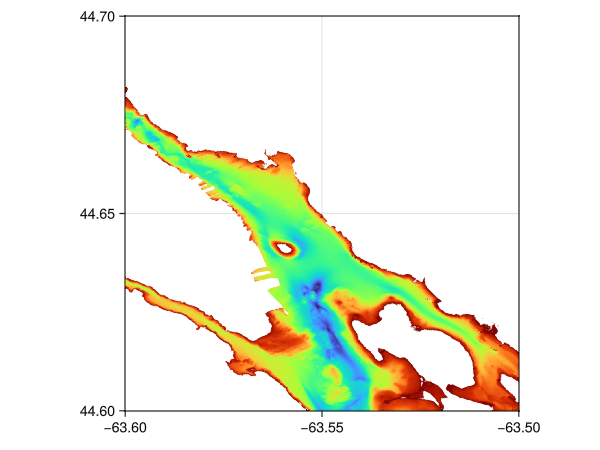

Source code (Julia):
using OceanAnalysis, Plots
filename = expanduser("~/data/nonna/NONNA10_4460N06360W.tiff")
n = read_nonna(filename);
heatmap(n["longitude"], n["latitude"], n.data, c=:turbo,
    size=(400, 400), dpi=300, framestyle=:box, tickdirection=:out)
savefig("nonna.png")
